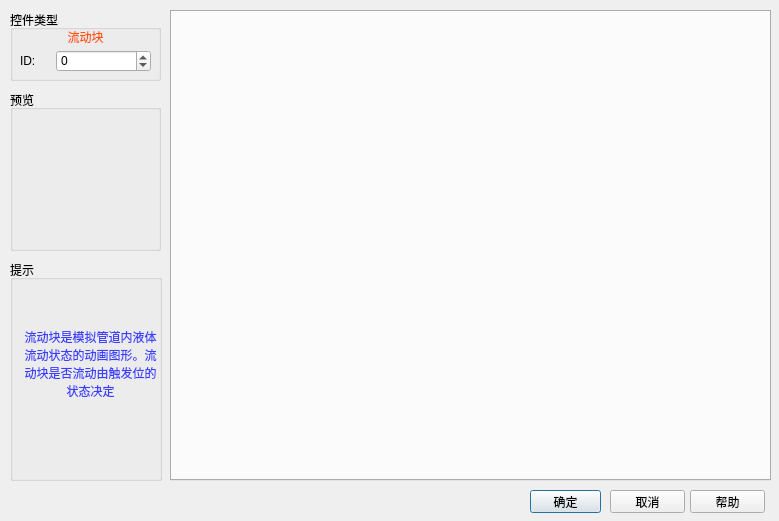
<?xml version="1.0" encoding="UTF-8"?>
<ui version="4.0">
 <class>qFlowBlock</class>
 <widget class="QDialog" name="qFlowBlock">
  <property name="geometry">
   <rect>
    <x>0</x>
    <y>0</y>
    <width>779</width>
    <height>521</height>
   </rect>
  </property>
  <property name="windowTitle">
   <string>Dialog</string>
  </property>
  <widget class="QPushButton" name="cancel">
   <property name="geometry">
    <rect>
     <x>610</x>
     <y>490</y>
     <width>75</width>
     <height>23</height>
    </rect>
   </property>
   <property name="focusPolicy">
    <enum>Qt::NoFocus</enum>
   </property>
   <property name="text">
    <string>取消</string>
   </property>
  </widget>
  <widget class="QPushButton" name="help">
   <property name="geometry">
    <rect>
     <x>690</x>
     <y>490</y>
     <width>75</width>
     <height>23</height>
    </rect>
   </property>
   <property name="focusPolicy">
    <enum>Qt::NoFocus</enum>
   </property>
   <property name="text">
    <string>帮助</string>
   </property>
  </widget>
  <widget class="QPushButton" name="accept">
   <property name="geometry">
    <rect>
     <x>530</x>
     <y>490</y>
     <width>71</width>
     <height>23</height>
    </rect>
   </property>
   <property name="text">
    <string>确定</string>
   </property>
   <property name="checkable">
    <bool>false</bool>
   </property>
   <property name="default">
    <bool>true</bool>
   </property>
  </widget>
  <widget class="QTabWidget" name="tabWidget">
   <property name="geometry">
    <rect>
     <x>170</x>
     <y>10</y>
     <width>601</width>
     <height>471</height>
    </rect>
   </property>
   <property name="currentIndex">
    <number>-1</number>
   </property>
  </widget>
  <widget class="QGroupBox" name="groupBox_preview">
   <property name="geometry">
    <rect>
     <x>10</x>
     <y>90</y>
     <width>151</width>
     <height>161</height>
    </rect>
   </property>
   <property name="title">
    <string>预览</string>
   </property>
   <widget class="QGraphicsView" name="LView">
    <property name="geometry">
     <rect>
      <x>10</x>
      <y>20</y>
      <width>131</width>
      <height>131</height>
     </rect>
    </property>
    <property name="styleSheet">
     <string notr="true">background-color: rgba(255, 255, 255, 0);</string>
    </property>
   </widget>
  </widget>
  <widget class="QGroupBox" name="groupBox_btntype_3">
   <property name="geometry">
    <rect>
     <x>10</x>
     <y>10</y>
     <width>151</width>
     <height>71</height>
    </rect>
   </property>
   <property name="title">
    <string>控件类型</string>
   </property>
   <widget class="QLabel" name="label">
    <property name="geometry">
     <rect>
      <x>10</x>
      <y>17</y>
      <width>131</width>
      <height>20</height>
     </rect>
    </property>
    <property name="styleSheet">
     <string notr="true">color: rgb(255, 85, 0);</string>
    </property>
    <property name="text">
     <string>流动块</string>
    </property>
    <property name="alignment">
     <set>Qt::AlignCenter</set>
    </property>
   </widget>
   <widget class="QWidget" name="layoutWidget_2">
    <property name="geometry">
     <rect>
      <x>10</x>
      <y>40</y>
      <width>131</width>
      <height>22</height>
     </rect>
    </property>
    <layout class="QHBoxLayout" name="horizontalLayout">
     <item>
      <widget class="QLabel" name="label_3">
       <property name="maximumSize">
        <size>
         <width>30</width>
         <height>16777215</height>
        </size>
       </property>
       <property name="text">
        <string>ID:</string>
       </property>
      </widget>
     </item>
     <item>
      <widget class="QSpinBox" name="spinBox">
       <property name="minimum">
        <number>-1</number>
       </property>
       <property name="maximum">
        <number>100000</number>
       </property>
      </widget>
     </item>
    </layout>
   </widget>
  </widget>
  <widget class="QGroupBox" name="groupBox_tips">
   <property name="geometry">
    <rect>
     <x>10</x>
     <y>260</y>
     <width>152</width>
     <height>221</height>
    </rect>
   </property>
   <property name="title">
    <string>提示</string>
   </property>
   <widget class="QLabel" name="label_2">
    <property name="geometry">
     <rect>
      <x>10</x>
      <y>20</y>
      <width>141</width>
      <height>181</height>
     </rect>
    </property>
    <property name="styleSheet">
     <string notr="true">color: rgb(60, 63, 255);</string>
    </property>
    <property name="text">
     <string>流动块是模拟管道内液体流动状态的动画图形。流动块是否流动由触发位的状态决定
</string>
    </property>
    <property name="alignment">
     <set>Qt::AlignCenter</set>
    </property>
    <property name="wordWrap">
     <bool>true</bool>
    </property>
   </widget>
  </widget>
 </widget>
 <resources/>
 <connections/>
</ui>
